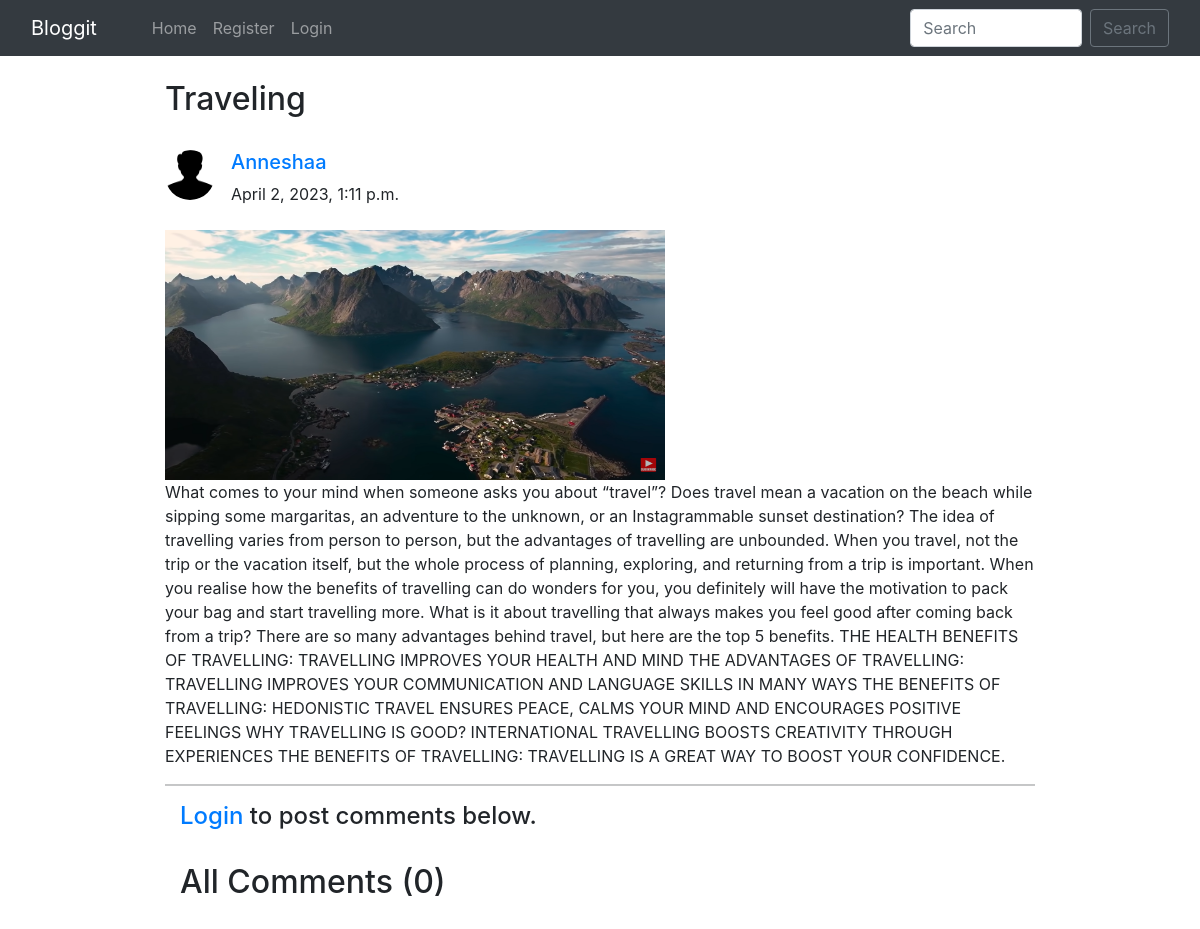
/blog/travel/, run on the app's committed database.
### home/models.py (models this page shows, shortened)
class BlogPost(models.Model):
    title=models.CharField(max_length=255)
    author= models.ForeignKey(User, on_delete=models.CASCADE)
    slug=models.CharField(max_length=130)
    content=models.TextField()
    image = models.ImageField(upload_to="profile_pics", blank=True, null=True)
    dateTime=models.DateTimeField(auto_now_add=True)

class Profile(models.Model):
    user = models.OneToOneField(User, on_delete=models.CASCADE, blank=True, null=True)
    image = models.ImageField(upload_to="profile_pics", blank=True, null=True)
    bio = models.TextField(blank=True, null=True)
    phone_no = models.IntegerField(blank=True, null=True)
    facebook = models.CharField(max_length=300, blank=True, null=True)
    instagram = models.CharField(max_length=300, blank=True, null=True)
    linkedin = models.CharField(max_length=300, blank=True, null=True)

### home/views.py (the view)
# urls.py: path("blog/<str:slug>/", views.blogs_comments, name="blogs_comments"),
def blogs_comments(request, slug):
    post = BlogPost.objects.filter(slug=slug).first()
    comments = Comment.objects.filter(blog=post)
    if request.method=="POST":
        user = request.user
        content = request.POST.get('content','')
        blog_id =request.POST.get('blog_id','')
        comment = Comment(user = user, content = content, blog=post)
        comment.save()
    return render(request, "blog_comments.html", {'post':post, 'comments':comments})

### home/templates/blog_comments.html (shortened to what this page needs)
{% extends 'base.html' %}
{% block body %}
{% load humanize %}
<div class="container w-75 my-4">
      <h2 class="blog-post-title">{{post.title}}</h2>
      <br>
      <div class="media">
            {% if post.author.profile.image %}
            <img class="mr-3 rounded-circle" src="{{post.author.profile.image.url}}" width="50px" height="50px"
                  alt="image">
            {% endif %}
            <div class="media-body">
                  <h5 class="mt-0"><a href="/user_profile/{{post.author.id}}/">{{post.author}}
                        </a></h5>
                  {{post.dateTime}}
            </div>
      </div>
      <br>
      <img src="/media/{{post.image}}" alt="" height="250px" width="500px">
      <br>
      <p>{{post.content}}.</p>
      <hr>
      {% if user.is_authenticated %}
      <div class="container">
            <h2>Add Comments Here</h2>
            <form action="/blog/{{post.slug}}/" method="POST"> {% csrf_token %}
                  <div class="form-floating">
                        <textarea class="form-control" placeholder="Leave a comment here" id="floatingTextarea2"
                              style="height: 100px" id="content" name="content"></textarea>
                        <label for="floatingTextarea2">Leave a comment here.</label>
                        <br>
                        <button type="submit" class="btn btn-primary">Comment</button>
                  </div>
            </form>
            {% else %}
            <div class="container">
                  <h4><a href="/login/">Login</a> to post comments below.</h4>
                  {% endif %}
                  <br>
                  <h2>All Comments ({{comments.count}})</h2>
                  <br>
            </div>
      </div>
      {% endblock %}

### data on the page
BlogPost: title "Traveling", author.profile.image (picture), author "Anneshaa", dateTime "April 2, 2023, 1:11 p.m.", image (picture), content "What comes to your mind when someone asks you about “travel”? Does travel mean a vacation on the beach while sipping some margaritas, an adventure to the unknown, or an Instagrammable sunset destination? The idea of travelling varies from person to person, but the advantages of travelling are unbounded. When you travel, not the trip or the vacation itself, but the whole process of planning, exploring, and returning from a trip is important. When you realise how the benefits of travelling can do wonders for you, you definitely will have the motivation to pack your bag and start travelling more. What is it about travelling that always makes you feel good after coming back from a trip? There…"

### other printed values
{{ comments.count }} "0"
